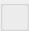
<?xml version="1.0" encoding="UTF-8"?>
<ui version="4.0">
 <class>AchievementProgressWidget</class>
 <widget class="QWidget" name="AchievementProgressWidget">
  <property name="geometry">
   <rect>
    <x>0</x>
    <y>0</y>
    <width>520</width>
    <height>600</height>
   </rect>
  </property>
  <layout class="QVBoxLayout" name="rootLayout">
   <property name="sizeConstraint">
    <enum>QLayout::SizeConstraint::SetFixedSize</enum>
   </property>
   <property name="leftMargin">
    <number>0</number>
   </property>
   <property name="topMargin">
    <number>0</number>
   </property>
   <property name="rightMargin">
    <number>0</number>
   </property>
   <property name="bottomMargin">
    <number>0</number>
   </property>
   <property name="alignment">
    <set>Qt::AlignmentFlag::AlignTop</set>
   </property>
   <item>
    <widget class="QGroupBox" name="commonBox">
     <layout class="QVBoxLayout" name="commonLayout"/>
    </widget>
   </item>
  </layout>
 </widget>
 <resources/>
 <connections/>
</ui>
